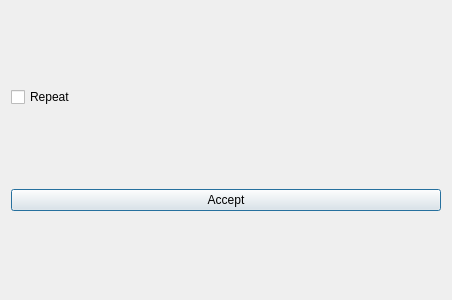
<?xml version="1.0" encoding="UTF-8"?>
<ui version="4.0">
 <class>SetRouteDialog</class>
 <widget class="QDialog" name="SetRouteDialog">
  <property name="geometry">
   <rect>
    <x>0</x>
    <y>0</y>
    <width>452</width>
    <height>300</height>
   </rect>
  </property>
  <property name="windowTitle">
   <string>SetRouteDialog</string>
  </property>
  <layout class="QHBoxLayout" name="horizontalLayout">
   <item>
    <layout class="QVBoxLayout" name="layout"/>
   </item>
   <item>
    <layout class="QVBoxLayout" name="layout_settings">
     <item>
      <widget class="QCheckBox" name="checkBox">
       <property name="text">
        <string>Repeat</string>
       </property>
      </widget>
     </item>
     <item>
      <widget class="QPushButton" name="pushButton">
       <property name="text">
        <string>Accept</string>
       </property>
      </widget>
     </item>
    </layout>
   </item>
  </layout>
 </widget>
 <layoutdefault spacing="6" margin="11"/>
 <resources/>
 <connections/>
</ui>
